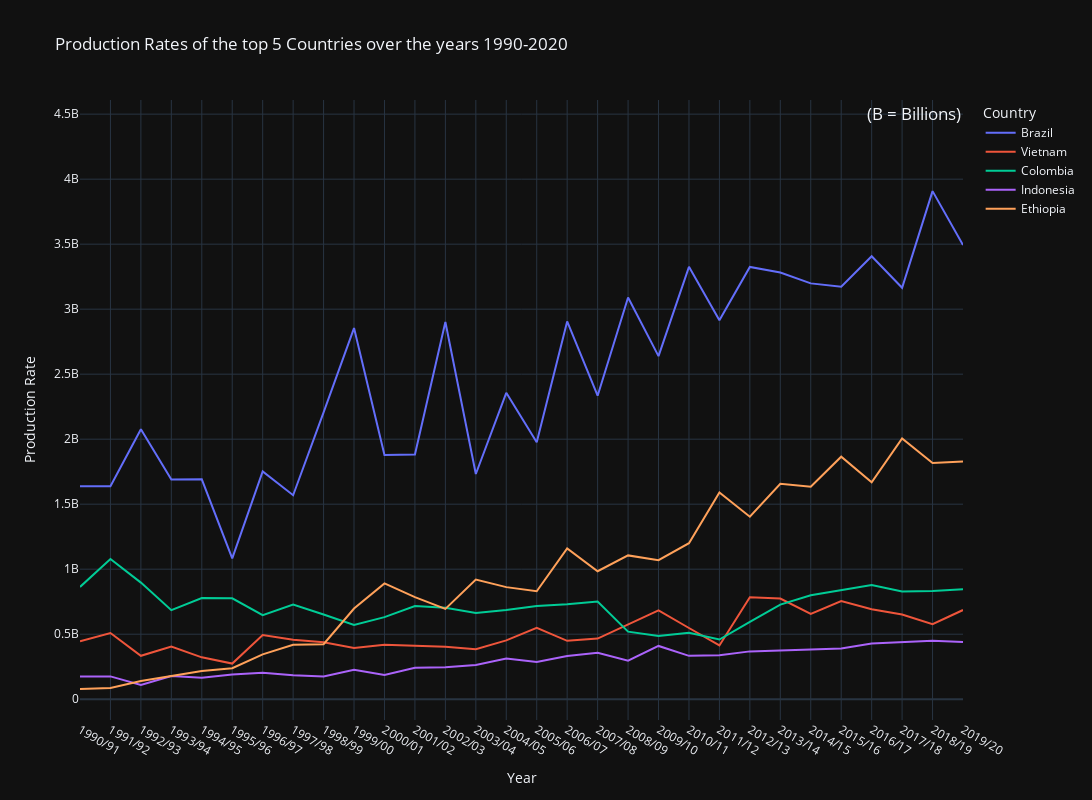

The cell this chart's notebook holds for it:
### Code cell
# Piąty wykres - top 5 krajów produkcja na przestrzeni lat 1990-2020
fig = px.line(top_production_by_years,
              x=top_production_by_years.index, y=top_production_by_years.columns[0:],
              labels={"Year": "Year", "value": "Production Rate"},
              title='Production Rates of the top 5 Countries over the years 1990-2020',
              width=1200, height=800)

fig.update_layout(legend_title_text="Country",
                  annotations=[dict(text='(B = Billions)',
                                    showarrow=False,
                                    xref='paper',
                                    yref='y',
                                    x=1.0,
                                    y=max(top_production['Total_production']) * 0.06,
                                    font=dict(size=17))])

fig.show()

### Figure 1 — Plotly figure (JSON) as saved in the notebook; plotly's stock layout.template omitted (floating-point values rounded to 4 significant figures)
{"data": [{"hovertemplate": "variable=Brazil<br>Year=%{x}<br>Production Rate=%{y}<extra></extra>", "legendgroup": "Brazil", "line": {"color": "#636efa", "dash": "solid"}, "marker": {"symbol": "circle"}, "mode": "lines", "name": "Brazil", "orientation": "v", "showlegend": true, "x": ["1990/91", "1991/92", "1992/93", "1993/94", "1994/95", "1995/96", "1996/97", "1997/98", "1998/99", "1999/00", "2000/01", "2001/02", "2002/03", "2003/04", "2004/05", "2005/06", "2006/07", "2007/08", "2008/09", "2009/10", "2010/11", "2011/12", "2012/13", "2013/14", "2014/15", "2015/16", "2016/17", "2017/18", "2018/19", "2019/20"], "xaxis": "x", "y": [1637000000.0, 1638000000.0, 2076000000.0, 1690000000.0, 1692000000.0, 1084000000.0, 1752000000.0, 1569000000.0, 2206000000.0, 2855000000.0, 1879000000.0, 1882000000.0, 2901000000.0, 1732000000.0, 2357000000.0, 1976000000.0, 2906000000.0, 2335000000.0, 3089000000.0, 2639000000.0, 3326000000.0, 2916000000.0, 3325000000.0, 3281000000.0, 3198000000.0, 3172000000.0, 3407000000.0, 3164000000.0, 3908000000.0, 3493000000.0], "yaxis": "y", "type": "scatter"}, {"hovertemplate": "variable=Vietnam<br>Year=%{x}<br>Production Rate=%{y}<extra></extra>", "legendgroup": "Vietnam", "line": {"color": "#EF553B", "dash": "solid"}, "marker": {"symbol": "circle"}, "mode": "lines", "name": "Vietnam", "orientation": "v", "showlegend": true, "x": ["1990/91", "1991/92", "1992/93", "1993/94", "1994/95", "1995/96", "1996/97", "1997/98", "1998/99", "1999/00", "2000/01", "2001/02", "2002/03", "2003/04", "2004/05", "2005/06", "2006/07", "2007/08", "2008/09", "2009/10", "2010/11", "2011/12", "2012/13", "2013/14", "2014/15", "2015/16", "2016/17", "2017/18", "2018/19", "2019/20"], "xaxis": "x", "y": [446500000.0, 509600000.0, 334100000.0, 404600000.0, 322100000.0, 274400000.0, 493300000.0, 457300000.0, 437800000.0, 393400000.0, 419200000.0, 410000000.0, 403900000.0, 384200000.0, 452200000.0, 549500000.0, 449000000.0, 466600000.0, 576700000.0, 682800000.0, 547700000.0, 413300000.0, 784200000.0, 774100000.0, 656800000.0, 755100000.0, 692500000.0, 651100000.0, 577100000.0, 686000000.0], "yaxis": "y", "type": "scatter"}, {"hovertemplate": "variable=Colombia<br>Year=%{x}<br>Production Rate=%{y}<extra></extra>", "legendgroup": "Colombia", "line": {"color": "#00cc96", "dash": "solid"}, "marker": {"symbol": "circle"}, "mode": "lines", "name": "Colombia", "orientation": "v", "showlegend": true, "x": ["1990/91", "1991/92", "1992/93", "1993/94", "1994/95", "1995/96", "1996/97", "1997/98", "1998/99", "1999/00", "2000/01", "2001/02", "2002/03", "2003/04", "2004/05", "2005/06", "2006/07", "2007/08", "2008/09", "2009/10", "2010/11", "2011/12", "2012/13", "2013/14", "2014/15", "2015/16", "2016/17", "2017/18", "2018/19", "2019/20"], "xaxis": "x", "y": [863800000.0, 1079000000.0, 896800000.0, 685300000.0, 777800000.0, 776300000.0, 646700000.0, 727300000.0, 652100000.0, 570700000.0, 631100000.0, 717000000.0, 702700000.0, 663200000.0, 685700000.0, 717100000.0, 729800000.0, 750900000.0, 519800000.0, 485900000.0, 511400000.0, 459200000.0, 595600000.0, 727400000.0, 800000000.0, 840500000.0, 878000000.0, 829400000.0, 832000000.0, 846000000.0], "yaxis": "y", "type": "scatter"}, {"hovertemplate": "variable=Indonesia<br>Year=%{x}<br>Production Rate=%{y}<extra></extra>", "legendgroup": "Indonesia", "line": {"color": "#ab63fa", "dash": "solid"}, "marker": {"symbol": "circle"}, "mode": "lines", "name": "Indonesia", "orientation": "v", "showlegend": true, "x": ["1990/91", "1991/92", "1992/93", "1993/94", "1994/95", "1995/96", "1996/97", "1997/98", "1998/99", "1999/00", "2000/01", "2001/02", "2002/03", "2003/04", "2004/05", "2005/06", "2006/07", "2007/08", "2008/09", "2009/10", "2010/11", "2011/12", "2012/13", "2013/14", "2014/15", "2015/16", "2016/17", "2017/18", "2018/19", "2019/20"], "xaxis": "x", "y": [174500000.0, 175500000.0, 109500000.0, 178000000.0, 165800000.0, 189900000.0, 204400000.0, 183400000.0, 175700000.0, 227000000.0, 186900000.0, 242600000.0, 245600000.0, 263600000.0, 312800000.0, 286700000.0, 333100000.0, 358000000.0, 296900000.0, 409800000.0, 333600000.0, 339000000.0, 367900000.0, 374500000.0, 383000000.0, 390900000.0, 428600000.0, 440800000.0, 450700000.0, 440600000.0], "yaxis": "y", "type": "scatter"}, {"hovertemplate": "variable=Ethiopia<br>Year=%{x}<br>Production Rate=%{y}<extra></extra>", "legendgroup": "Ethiopia", "line": {"color": "#FFA15A", "dash": "solid"}, "marker": {"symbol": "circle"}, "mode": "lines", "name": "Ethiopia", "orientation": "v", "showlegend": true, "x": ["1990/91", "1991/92", "1992/93", "1993/94", "1994/95", "1995/96", "1996/97", "1997/98", "1998/99", "1999/00", "2000/01", "2001/02", "2002/03", "2003/04", "2004/05", "2005/06", "2006/07", "2007/08", "2008/09", "2009/10", "2010/11", "2011/12", "2012/13", "2013/14", "2014/15", "2015/16", "2016/17", "2017/18", "2018/19", "2019/20"], "xaxis": "x", "y": [78600000.0, 86280000.0, 140400000.0, 181200000.0, 217900000.0, 238200000.0, 345100000.0, 418700000.0, 423100000.0, 697900000.0, 890500000.0, 785600000.0, 694400000.0, 920200000.0, 862200000.0, 830500000.0, 1160000000.0, 984300000.0, 1106000000.0, 1070000000.0, 1200000000.0, 1590000000.0, 1404000000.0, 1657000000.0, 1634000000.0, 1865000000.0, 1669000000.0, 2006000000.0, 1817000000.0, 1829000000.0], "yaxis": "y", "type": "scatter"}], "layout": {"xaxis": {"anchor": "y", "domain": [0.0, 1.0], "title": {"text": "Year"}}, "yaxis": {"anchor": "x", "domain": [0.0, 1.0], "title": {"text": "Production Rate"}}, "legend": {"title": {"text": "Country"}, "tracegroupgap": 0}, "title": {"text": "Production Rates of the top 5 Countries over the years 1990-2020"}, "height": 800, "width": 1200, "annotations": [{"font": {"size": 17}, "showarrow": false, "text": "(B = Billions)", "x": 1.0, "xref": "paper", "y": 4505000000.0, "yref": "y"}]}}
